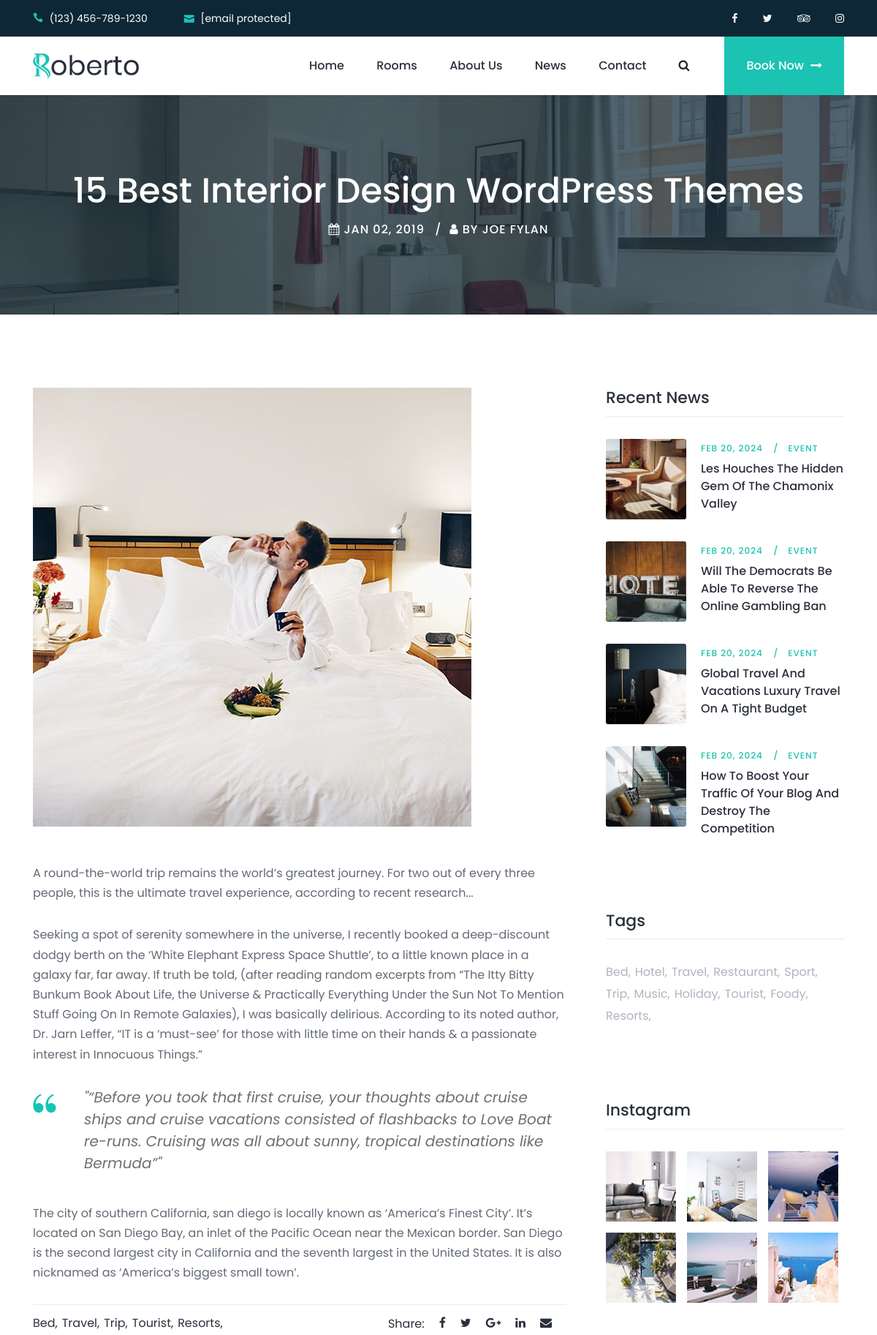
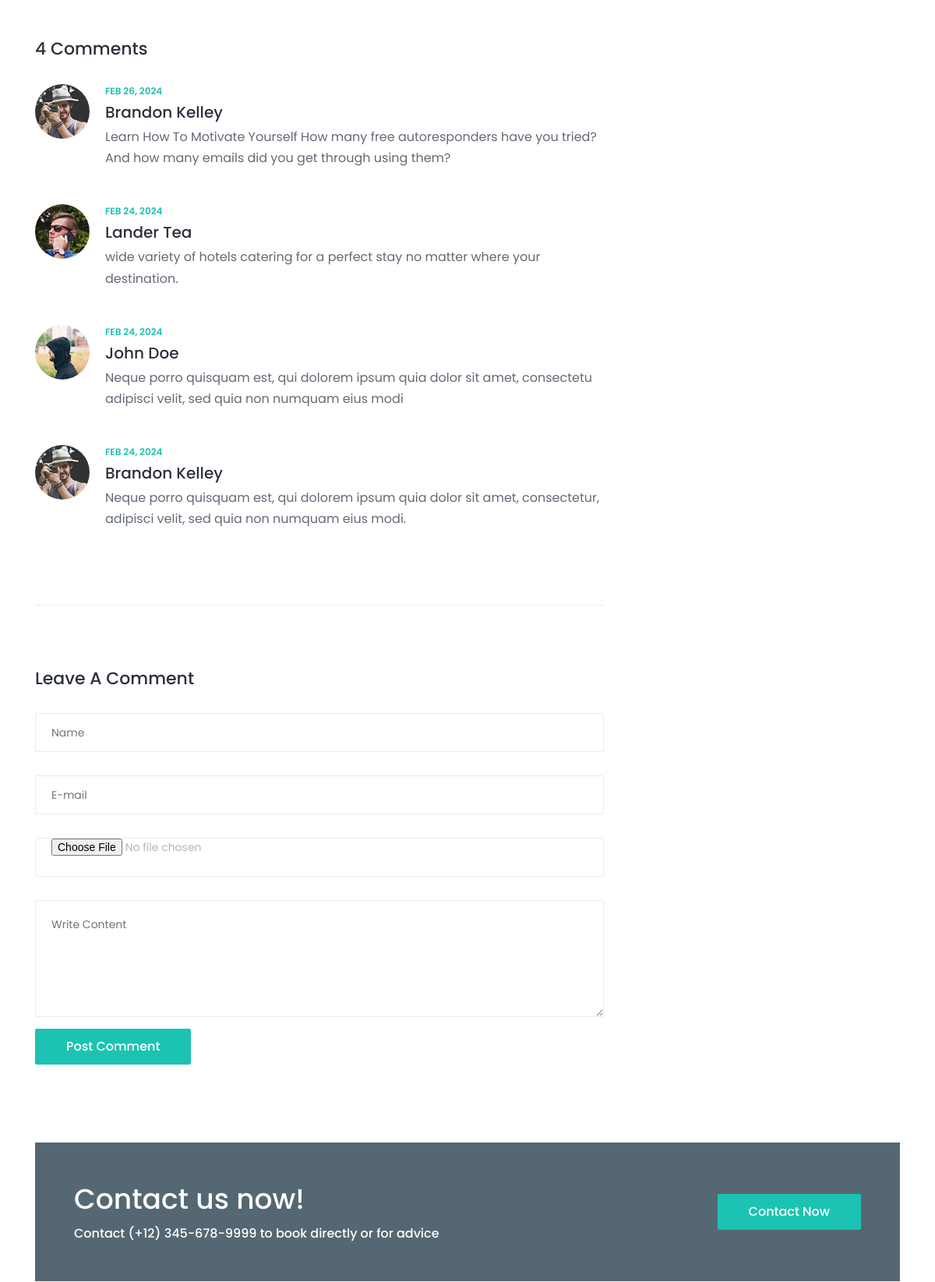
The page /blog/single_blog/cdc-issues-health-alert-notice-for-travelers-to-usa-from-hon-1709026647 (upper part) on the database its author committed (2 pictures, top to bottom).
### apps/blog/models.py (models this page shows, shortened)
class Article(models.Model):
    title = models.CharField(max_length=225)
    slug = models.SlugField(blank=True)
    created_date = models.DateTimeField(auto_now_add=True)
    image = models.ImageField(upload_to='media/blog')
    tags = models.ManyToManyField(Tag)

class SubArticle(models.Model):
    content = models.TextField()
    is_quote = models.BooleanField(default=False)
    article = models.ForeignKey('Article', on_delete=models.CASCADE, related_name='sub_article')

class Tag(models.Model):
    title = models.CharField(max_length=225)

class Comment(models.Model):
    article = models.ForeignKey('Article', on_delete=models.CASCADE, related_name='article')
    parent = models.ForeignKey('self', models.SET_NULL, null=True, blank=True)
    top_level_comment_id = models.IntegerField(null=True, blank=True)
    name = models.CharField(max_length=225)
    email = models.EmailField()
    image = models.ImageField(upload_to='media/blog')
    content = models.TextField()
    created_date = models.DateTimeField(auto_now_add=True)

class Instagram(models.Model):
    image = models.ImageField(upload_to='media/blog')

### apps/blog/views.py (the view, shortened to what this page needs)
# urls.py: path('single_blog/<slug:slug>', BlogDetailView.as_view(), name='single-blog'),
class BlogDetailView(DetailView, CreateView):
    model = Article
    template_name = 'blog/single-blog.html'
    context_object_name = 'article'
    slug_field = 'slug'
    slug_url_kwarg = 'slug'
    form_class = CommentForm
    success_url = reverse_lazy('blog:single-blog')
    def get_context_data(self, **kwargs):
        context = super().get_context_data(**kwargs)
        article = get_object_or_404(Article, slug=self.kwargs['slug'])
        sub_articles = article.sub_article.all()
        article_tags = article.tags.all()
        tags = Tag.objects.all()
        comments = Comment.objects.filter(article_id=article.id, top_level_comment_id__isnull=True).order_by('-id')
        context['comments'] = comments
        context['article'] = article
        context['sub_articles'] = sub_articles
        context['article_tags'] = article_tags
        context['tags'] = tags
        context['date_format'] = "M d, Y"
        context['instagrams'] = Instagram.objects.order_by('-id')[:6]
        context['recentArticles'] = Article.objects.order_by('-id')[:4]
        context['form'] = CommentForm
        return context

### templates/blog/single-blog.html (shortened to what this page needs)
{% extends 'base.html' %}
{% load static %}
{% block content %}
    <div class="breadcrumb-area bg-img bg-overlay jarallax"
         style="background-image: url({% static 'img/bg-img/17.jpg' %});">
        <div class="container h-100">
            <div class="row h-100 align-items-center">
                <div class="col-12">
                    <div class="breadcrumb-content text-center">
                        <div class="breadcrumb-post-content">
                            <h2 class="post-title">15 Best Interior Design WordPress Themes</h2>
                            <div class="post-meta">
                                <a href="#" class="post-date"><i class="fa fa-calendar" aria-hidden="true"></i> Jan 02,
                                    2019</a>
                                <a href="#" class="post-author"><i class="fa fa-user" aria-hidden="true"></i> by Joe
                                    Fylan</a>
                            </div>
                        </div>
                    </div>
                </div>
            </div>
        </div>
    </div>
    <div class="roberto-news-area section-padding-100-0">
        <div class="container">
            <div class="row justify-content-center">
                <div class="col-12 col-lg-8">
                    <div class="post-thumbnail mb-50">
                        <img src="{{ article.image.url }}" alt>
                    </div>
                    <div class="blog-details-text">
                        {% for sub_article in sub_articles %}
                            {% if not sub_article.is_quote %}
                                <p>{{ sub_article.content }}</p>
                            {% else %}
                                <blockquote class="roberto-blockquote d-flex">
                                    <div class="icon">
                                        <img src="{% static 'img/core-img/quote.png' %}" alt>
                                    </div>
                                    <div class="text">
                                        <h5>"{{ sub_article.content }}"</h5>
                                    </div>
                                </blockquote>
                            {% endif %}
                        {% endfor %}
                    </div>
                    <div class="post-author-area d-flex align-items-center justify-content-between mb-50">
                        <ul class="popular-tags">
                            {% for article_tag in article_tags %}
                                <li><a href="#">{{ article_tag.title }},</a></li>
                            {% endfor %}
                        </ul>
                        <div class="author-social-info d-flex align-items-center">
                            <p>Share:</p>
                            <a href="#"><i class="fa fa-facebook" aria-hidden="true"></i></a>
                            <a href="#"><i class="fa fa-twitter" aria-hidden="true"></i></a>
                            <a href="#"><i class="fa fa-google-plus" aria-hidden="true"></i></a>
                            <a href="#"><i class="fa fa-linkedin" aria-hidden="true"></i></a>
                            <a href="#"><i class="fa fa-envelope" aria-hidden="true"></i></a>
                        </div>
                    </div>
                    <div class="comment_area mb-50 clearfix">
                        <h2>{{ comments.values.count }} Comments</h2>
                        <ol>
                            {% for comment in comments %}
                                <li class="single_comment_area">
                                    <div class="comment-content d-flex">
                                        {% if comment.image %}
                                            <div class="comment-author">
                                                <img src="{{ comment.image.url }}" alt="author">
                                            </div>
                                        {% else %}
                                            <div class="comment-author">
                                                <img src="{% static 'img/profile_default.png' %}" alt="author">
                                            </div>
                                        {% endif %}
                                        <div class="comment-meta">
                                            <a href="#"
                                               class="post-date">{{ comment.created_date|date:date_format }}</a>
                                            <h5>{{ comment.name }}</h5>
                                            <p>{{ comment.content }}</p>
                                        </div>
                                    </div>
                                </li>
                            {% endfor %}
                        </ol>
                    </div>
                    <div class="roberto-contact-form mt-80 mb-100">
                        <h2>Leave A Comment</h2>
                        <form method="post" enctype="multipart/form-data">
                            <div class="row">
                                <div class="col-12" id="name">
                                    {{ form.name }}
                                </div>
                                <div class="col-12" id="email">
                                    {{ form.email }}
                                </div>
                                <div class="col-12" id="image">
                                    {{ form.image }}
                                </div>
                                <div class="col-12" id="content">
                                    {{ form.content }}
                                </div>
                                <div class="col-12">
                                    <button type="submit" class="btn roberto-btn btn-3 mt-15">Post Comment</button>
                                </div>
                            </div>
                        </form>
                    </div>
                </div>
                <div class="col-12 col-sm-8 col-md-6 col-lg-4">
                    <div class="roberto-sidebar-area pl-md-4">
                        <div class="single-widget-area mb-100">
                            <h4 class="widget-title mb-30">Recent News</h4>
                            {% for recentArticle in recentArticles %}
                                <div class="single-recent-post d-flex">
                                    <div class="post-thumb">
                                        <a href="{% url 'blog:single-blog' recentArticle.slug %}"><img
                                                src="{{ recentArticle.image.url }}" alt></a>
                                    </div>
                                    <div class="post-content">
                                        <div class="post-meta">
                                            <a href="{% url 'blog:single-blog' recentArticle.slug %}"
                                               class="post-author">{{ recentArticle.created_date|date:date_format }}</a>
                                            <a href="{% url 'blog:single-blog' recentArticle.slug %}"
                                               class="post-tutorial">Event</a>
                                        </div>
                                        <a href="{% url 'blog:single-blog' recentArticle.slug %}"
                                           class="post-title">{{ recentArticle.title }}</a>
                                    </div>
                                </div>
                            {% endfor %}
                        </div>
                        <div class="single-widget-area mb-100 clearfix">
                            <h4 class="widget-title mb-30">Tags</h4>
                            <ul class="popular-tags">
                                {% for tag in tags %}
                                    <li><a href="#">{{ tag.title }},</a></li>
                                {% endfor %}
                            </ul>
                        </div>
                        <div class="single-widget-area mb-100 clearfix">
                            <h4 class="widget-title mb-30">Instagram</h4>
                            <ul class="instagram-feeds">
                                {% for instagram in instagrams %}
                                    <li><a href="#"><img src="{{ instagram.image.url }}" alt></a></li>
                                {% endfor %}
                            </ul>
                        </div>
                    </div>
                </div>
            </div>
        </div>
    </div>
{% endblock %}

### static/css/default-assets/classy-nav.css (style rules this page uses)
.justify-content-between { -webkit-box-pack: justify; -ms-flex-pack: justify; justify-content: space-between; }
.justify-content-center { -webkit-box-pack: center; -ms-flex-pack: center; justify-content: center; }

### rows shown on the page
Article: image (picture)
SubArticle: content "A round-the-world trip remains the world’s greatest journey. For two out of every three people, this is the ultimate travel experience, according to recent research..."
SubArticle: content "Seeking a spot of serenity somewhere in the universe, I recently booked a deep-discount dodgy berth on the ‘White Elephant Express Space Shuttle’, to a little known place in a galaxy far, far away. If truth be told, (after reading random excerpts from “The Itty Bitty Bunkum Book About Life, the Universe & Practically Everything Under the Sun Not To Mention Stuff Going On In Remote Galaxies), I was basically delirious. According to its noted author, Dr. Jarn Leffer, “IT is a ‘must-see’ for those with little time on their hands & a passionate interest in Innocuous Things.”"
SubArticle: is_quote True (drawn), content "“Before you took that first cruise, your thoughts about cruise ships and cruise vacations consisted of flashbacks to Love Boat re-runs. Cruising was all about sunny, tropical destinations like Bermuda”"
SubArticle: content "The city of southern California, san diego is locally known as ‘America’s Finest City’. It’s located on San Diego Bay, an inlet of the Pacific Ocean near the Mexican border. San Diego is the second largest city in California and the seventh largest in the United States. It is also nicknamed as ‘America’s biggest small town’."
Tag: title "Bed"
Tag: title "Travel"
Tag: title "Trip"
Tag: title "Tourist"
Tag: title "Resorts"
Comment: image (picture), created_date "FEB 26, 2024", name "Brandon Kelley", content "Learn How To Motivate Yourself How many free autoresponders have you tried? And how many emails did you get through using them?"
Comment: image (picture), created_date "FEB 24, 2024", name "Lander Tea", content "wide variety of hotels catering for a perfect stay no matter where your destination."
Comment: image (picture), created_date "FEB 24, 2024", name "John Doe", content "Neque porro quisquam est, qui dolorem ipsum quia dolor sit amet, consectetu adipisci velit, sed quia non numquam eius modi"
Comment: image (picture), created_date "FEB 24, 2024", name "Brandon Kelley", content "Neque porro quisquam est, qui dolorem ipsum quia dolor sit amet, consectetur, adipisci velit, sed quia non numquam eius modi."
Article: image (picture), created_date "FEB 20, 2024", title "Les Houches The Hidden Gem Of The Chamonix Valley"
Article: image (picture), created_date "FEB 20, 2024", title "Will The Democrats Be Able To Reverse The Online Gambling Ban"
Article: image (picture), created_date "FEB 20, 2024", title "Global Travel And Vacations Luxury Travel On A Tight Budget"
Article: image (picture), created_date "FEB 20, 2024", title "How To Boost Your Traffic Of Your Blog And Destroy The Competition"
Tag: title "Hotel"
Tag: title "Restaurant"
Tag: title "Sport"
Tag: title "Music"
Tag: title "Holiday"
Tag: title "Foody"
Instagram: image (picture)
Instagram: image (picture)
Instagram: image (picture)
Instagram: image (picture)
Instagram: image (picture)
Instagram: image (picture)

### other values the page prints
{{ comments.values.count }} "4"
